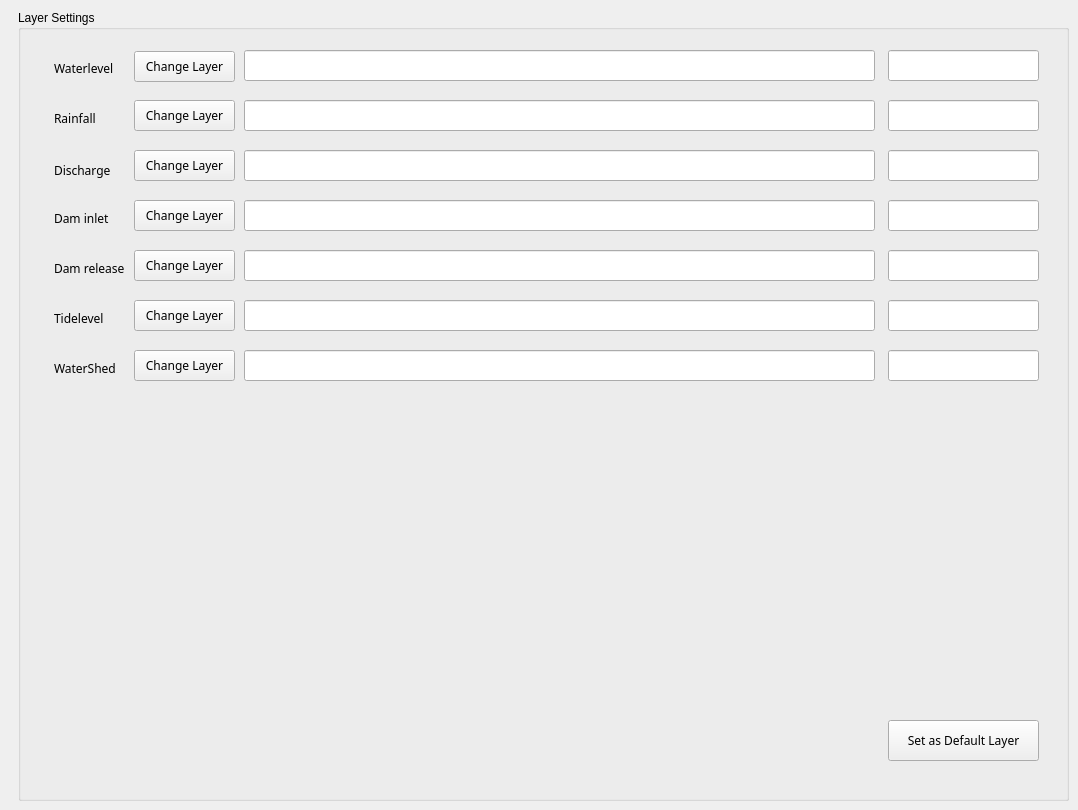
     <widget class="QWidget" name="page_2">
      <widget class="QGroupBox" name="groupBox_19">
       <property name="geometry">
        <rect>
         <x>18</x>
         <y>10</y>
         <width>1051</width>
         <height>791</height>
        </rect>
       </property>
       <property name="title">
        <string>Layer Settings</string>
       </property>
       <widget class="QPushButton" name="btn_env_lyr_watershed">
        <property name="geometry">
         <rect>
          <x>116</x>
          <y>340</y>
          <width>101</width>
          <height>31</height>
         </rect>
        </property>
        <property name="font">
         <font>
          <family>돋움</family>
          <pointsize>9</pointsize>
          <weight>50</weight>
          <bold>false</bold>
         </font>
        </property>
        <property name="text">
         <string>Change Layer</string>
        </property>
       </widget>
       <widget class="QLineEdit" name="txtBox_env_obscode_rainfall">
        <property name="geometry">
         <rect>
          <x>870</x>
          <y>90</y>
          <width>151</width>
          <height>31</height>
         </rect>
        </property>
        <property name="font">
         <font>
          <family>돋움</family>
          <pointsize>10</pointsize>
          <weight>50</weight>
          <bold>false</bold>
         </font>
        </property>
        <property name="alignment">
         <set>Qt::AlignCenter</set>
        </property>
        <property name="readOnly">
         <bool>true</bool>
        </property>
       </widget>
       <widget class="QPushButton" name="btn_env_lyr_rainfall">
        <property name="geometry">
         <rect>
          <x>116</x>
          <y>90</y>
          <width>101</width>
          <height>31</height>
         </rect>
        </property>
        <property name="font">
         <font>
          <family>돋움</family>
          <pointsize>9</pointsize>
          <weight>50</weight>
          <bold>false</bold>
         </font>
        </property>
        <property name="text">
         <string>Change Layer</string>
        </property>
       </widget>
       <widget class="QPushButton" name="btn_env_lyr_tidelevel">
        <property name="geometry">
         <rect>
          <x>116</x>
          <y>290</y>
          <width>101</width>
          <height>31</height>
         </rect>
        </property>
        <property name="font">
         <font>
          <family>돋움</family>
          <pointsize>9</pointsize>
          <weight>50</weight>
          <bold>false</bold>
         </font>
        </property>
        <property name="text">
         <string>Change Layer</string>
        </property>
       </widget>
       <widget class="QPushButton" name="btn_env_lyr_default">
        <property name="geometry">
         <rect>
          <x>870</x>
          <y>710</y>
          <width>151</width>
          <height>41</height>
         </rect>
        </property>
        <property name="font">
         <font>
          <family>돋움</family>
          <pointsize>9</pointsize>
          <weight>50</weight>
          <bold>false</bold>
         </font>
        </property>
        <property name="text">
         <string>Set as Default Layer</string>
        </property>
       </widget>
       <widget class="QLineEdit" name="txtBox_env_obscode_discharge">
        <property name="geometry">
         <rect>
          <x>870</x>
          <y>140</y>
          <width>151</width>
          <height>31</height>
         </rect>
        </property>
        <property name="font">
         <font>
          <family>돋움</family>
          <pointsize>10</pointsize>
          <weight>50</weight>
          <bold>false</bold>
         </font>
        </property>
        <property name="alignment">
         <set>Qt::AlignCenter</set>
        </property>
        <property name="readOnly">
         <bool>true</bool>
        </property>
       </widget>
       <widget class="QPushButton" name="btn_env_lyr_daminlet">
        <property name="geometry">
         <rect>
          <x>116</x>
          <y>190</y>
          <width>101</width>
          <height>31</height>
         </rect>
        </property>
        <property name="font">
         <font>
          <family>돋움</family>
          <pointsize>9</pointsize>
          <weight>50</weight>
          <bold>false</bold>
         </font>
        </property>
        <property name="text">
         <string>Change Layer</string>
        </property>
       </widget>
       <widget class="QPushButton" name="btn_env_lyr_discharge">
        <property name="geometry">
         <rect>
          <x>116</x>
          <y>140</y>
          <width>101</width>
          <height>31</height>
         </rect>
        </property>
        <property name="font">
         <font>
          <family>돋움</family>
          <pointsize>9</pointsize>
          <weight>50</weight>
          <bold>false</bold>
         </font>
        </property>
        <property name="text">
         <string>Change Layer</string>
        </property>
       </widget>
       <widget class="QLineEdit" name="txtBox_env_lyr_discharge">
        <property name="geometry">
         <rect>
          <x>226</x>
          <y>140</y>
          <width>631</width>
          <height>31</height>
         </rect>
        </property>
        <property name="font">
         <font>
          <family>돋움</family>
          <pointsize>10</pointsize>
          <weight>50</weight>
          <bold>false</bold>
         </font>
        </property>
        <property name="readOnly">
         <bool>true</bool>
        </property>
       </widget>
       <widget class="QLabel" name="lbl_env_watershed">
        <property name="geometry">
         <rect>
          <x>36</x>
          <y>350</y>
          <width>111</width>
          <height>16</height>
         </rect>
        </property>
        <property name="font">
         <font>
          <family>돋움</family>
          <pointsize>9</pointsize>
          <weight>50</weight>
          <bold>false</bold>
         </font>
        </property>
        <property name="text">
         <string>WaterShed</string>
        </property>
       </widget>
       <widget class="QLineEdit" name="txtBox_env_lyr_tidelevel">
        <property name="geometry">
         <rect>
          <x>226</x>
          <y>290</y>
          <width>631</width>
          <height>31</height>
         </rect>
        </property>
        <property name="font">
         <font>
          <family>돋움</family>
          <pointsize>10</pointsize>
          <weight>50</weight>
          <bold>false</bold>
         </font>
        </property>
        <property name="readOnly">
         <bool>true</bool>
        </property>
       </widget>
       <widget class="QLineEdit" name="txtBox_env_obscode_waterlevel">
        <property name="geometry">
         <rect>
          <x>870</x>
          <y>40</y>
          <width>151</width>
          <height>31</height>
         </rect>
        </property>
        <property name="font">
         <font>
          <family>돋움</family>
          <pointsize>10</pointsize>
          <weight>50</weight>
          <bold>false</bold>
         </font>
        </property>
        <property name="alignment">
         <set>Qt::AlignCenter</set>
        </property>
        <property name="readOnly">
         <bool>true</bool>
        </property>
       </widget>
       <widget class="QLabel" name="lbl_env_rainfall">
        <property name="geometry">
         <rect>
          <x>36</x>
          <y>100</y>
          <width>101</width>
          <height>16</height>
         </rect>
        </property>
        <property name="font">
         <font>
          <family>돋움</family>
          <pointsize>9</pointsize>
          <weight>50</weight>
          <bold>false</bold>
         </font>
        </property>
        <property name="text">
         <string>Rainfall</string>
        </property>
       </widget>
       <widget class="QLabel" name="lbl_env_waterlevel">
        <property name="geometry">
         <rect>
          <x>36</x>
          <y>50</y>
          <width>71</width>
          <height>16</height>
         </rect>
        </property>
        <property name="font">
         <font>
          <family>돋움</family>
          <pointsize>9</pointsize>
          <weight>50</weight>
          <bold>false</bold>
         </font>
        </property>
        <property name="text">
         <string>Waterlevel</string>
        </property>
       </widget>
       <widget class="QLabel" name="lbl_env_daminlet">
        <property name="geometry">
         <rect>
          <x>36</x>
          <y>200</y>
          <width>101</width>
          <height>16</height>
         </rect>
        </property>
        <property name="font">
         <font>
          <family>돋움</family>
          <pointsize>9</pointsize>
          <weight>50</weight>
          <bold>false</bold>
         </font>
        </property>
        <property name="text">
         <string>Dam inlet</string>
        </property>
       </widget>
       <widget class="QLineEdit" name="txtBox_env_lyr_watershed">
        <property name="geometry">
         <rect>
          <x>226</x>
          <y>340</y>
          <width>631</width>
          <height>31</height>
         </rect>
        </property>
        <property name="font">
         <font>
          <family>돋움</family>
          <pointsize>10</pointsize>
          <weight>50</weight>
          <bold>false</bold>
         </font>
        </property>
        <property name="readOnly">
         <bool>true</bool>
        </property>
       </widget>
       <widget class="QLineEdit" name="txtBox_env_obscode_daminlet">
        <property name="geometry">
         <rect>
          <x>870</x>
          <y>190</y>
          <width>151</width>
          <height>31</height>
         </rect>
        </property>
        <property name="font">
         <font>
          <family>돋움</family>
          <pointsize>10</pointsize>
          <weight>50</weight>
          <bold>false</bold>
         </font>
        </property>
        <property name="alignment">
         <set>Qt::AlignCenter</set>
        </property>
        <property name="readOnly">
         <bool>true</bool>
        </property>
       </widget>
       <widget class="QLineEdit" name="txtBox_env_obscode_watershed">
        <property name="geometry">
         <rect>
          <x>870</x>
          <y>340</y>
          <width>151</width>
          <height>31</height>
         </rect>
        </property>
        <property name="font">
         <font>
          <family>돋움</family>
          <pointsize>10</pointsize>
          <weight>50</weight>
          <bold>false</bold>
         </font>
        </property>
        <property name="alignment">
         <set>Qt::AlignCenter</set>
        </property>
        <property name="readOnly">
         <bool>true</bool>
        </property>
       </widget>
       <widget class="QPushButton" name="btn_env_lyr_waterlevel">
        <property name="geometry">
         <rect>
          <x>116</x>
          <y>41</y>
          <width>101</width>
          <height>31</height>
         </rect>
        </property>
        <property name="font">
         <font>
          <family>돋움</family>
          <pointsize>9</pointsize>
          <weight>50</weight>
          <bold>false</bold>
         </font>
        </property>
        <property name="text">
         <string>Change Layer</string>
        </property>
       </widget>
       <widget class="QLineEdit" name="txtBox_env_lyr_damrelease">
        <property name="geometry">
         <rect>
          <x>226</x>
          <y>240</y>
          <width>631</width>
          <height>31</height>
         </rect>
        </property>
        <property name="font">
         <font>
          <family>돋움</family>
          <pointsize>10</pointsize>
          <weight>50</weight>
          <bold>false</bold>
         </font>
        </property>
        <property name="readOnly">
         <bool>true</bool>
        </property>
       </widget>
       <widget class="QLabel" name="lbl_env_damrelease">
        <property name="geometry">
         <rect>
          <x>36</x>
          <y>250</y>
          <width>101</width>
          <height>16</height>
         </rect>
        </property>
        <property name="font">
         <font>
          <family>돋움</family>
          <pointsize>9</pointsize>
          <weight>50</weight>
          <bold>false</bold>
         </font>
        </property>
        <property name="text">
         <string>Dam release</string>
        </property>
       </widget>
       <widget class="QLineEdit" name="txtBox_env_obscode_damrelease">
        <property name="geometry">
         <rect>
          <x>870</x>
          <y>240</y>
          <width>151</width>
          <height>31</height>
         </rect>
        </property>
        <property name="font">
         <font>
          <family>돋움</family>
          <pointsize>10</pointsize>
          <weight>50</weight>
          <bold>false</bold>
         </font>
        </property>
        <property name="alignment">
         <set>Qt::AlignCenter</set>
        </property>
        <property name="readOnly">
         <bool>true</bool>
        </property>
       </widget>
       <widget class="QPushButton" name="btn_env_lyr_damrelease">
        <property name="geometry">
         <rect>
          <x>116</x>
          <y>240</y>
          <width>101</width>
          <height>31</height>
         </rect>
        </property>
        <property name="font">
         <font>
          <family>돋움</family>
          <pointsize>9</pointsize>
          <weight>50</weight>
          <bold>false</bold>
         </font>
        </property>
        <property name="text">
         <string>Change Layer</string>
        </property>
       </widget>
       <widget class="QLineEdit" name="txtBox_env_obscode_tidelevel">
        <property name="geometry">
         <rect>
          <x>870</x>
          <y>290</y>
          <width>151</width>
          <height>31</height>
         </rect>
        </property>
        <property name="font">
         <font>
          <family>돋움</family>
          <pointsize>10</pointsize>
          <weight>50</weight>
          <bold>false</bold>
         </font>
        </property>
        <property name="alignment">
         <set>Qt::AlignCenter</set>
        </property>
        <property name="readOnly">
         <bool>true</bool>
        </property>
       </widget>
       <widget class="QLineEdit" name="txtBox_env_lyr_rainfall">
        <property name="geometry">
         <rect>
          <x>226</x>
          <y>90</y>
          <width>631</width>
          <height>31</height>
         </rect>
        </property>
        <property name="font">
         <font>
          <family>돋움</family>
          <pointsize>10</pointsize>
          <weight>50</weight>
          <bold>false</bold>
         </font>
        </property>
        <property name="readOnly">
         <bool>true</bool>
        </property>
       </widget>
       <widget class="QLineEdit" name="txtBox_env_lyr_daminlet">
        <property name="geometry">
         <rect>
          <x>226</x>
          <y>190</y>
          <width>631</width>
          <height>31</height>
         </rect>
        </property>
        <property name="font">
         <font>
          <family>돋움</family>
          <pointsize>10</pointsize>
          <weight>50</weight>
          <bold>false</bold>
         </font>
        </property>
        <property name="readOnly">
         <bool>true</bool>
        </property>
       </widget>
       <widget class="QLineEdit" name="txtBox_env_lyr_waterlevel">
        <property name="geometry">
         <rect>
          <x>226</x>
          <y>40</y>
          <width>631</width>
          <height>31</height>
         </rect>
        </property>
        <property name="font">
         <font>
          <family>돋움</family>
          <pointsize>10</pointsize>
          <weight>50</weight>
          <bold>false</bold>
         </font>
        </property>
        <property name="readOnly">
         <bool>true</bool>
        </property>
       </widget>
       <widget class="QLabel" name="lbl_env_discharge">
        <property name="geometry">
         <rect>
          <x>36</x>
          <y>150</y>
          <width>111</width>
          <height>20</height>
         </rect>
        </property>
        <property name="font">
         <font>
          <family>돋움</family>
          <pointsize>9</pointsize>
          <weight>50</weight>
          <bold>false</bold>
         </font>
        </property>
        <property name="text">
         <string>Discharge</string>
        </property>
       </widget>
       <widget class="QLabel" name="lbl_env_tidelevel">
        <property name="geometry">
         <rect>
          <x>36</x>
          <y>300</y>
          <width>111</width>
          <height>16</height>
         </rect>
        </property>
        <property name="font">
         <font>
          <family>돋움</family>
          <pointsize>9</pointsize>
          <weight>50</weight>
          <bold>false</bold>
         </font>
        </property>
        <property name="text">
         <string>Tidelevel</string>
        </property>
       </widget>
      </widget>
     </widget>
